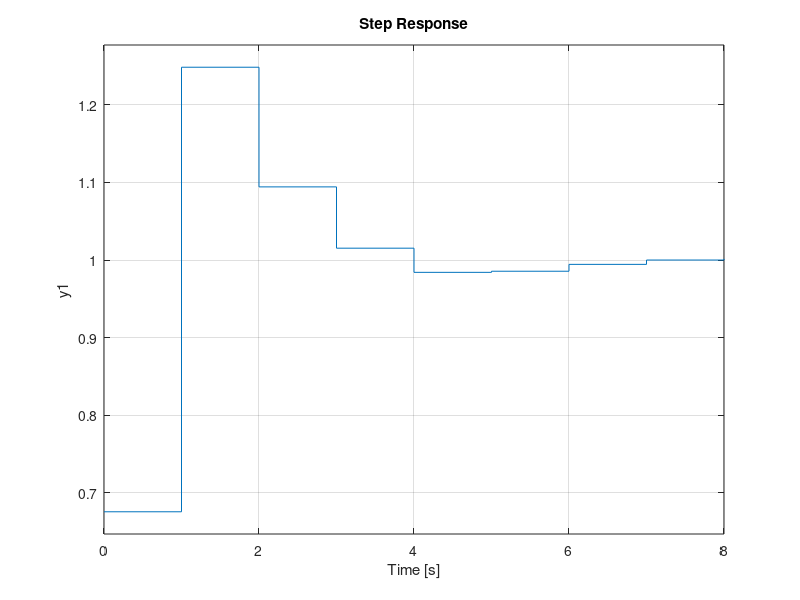

Reproduce this figure in MATLAB.
function q25_discussion()
  pkg load control;
  pkg load signal;
  K =  5;
  Td =  3 / 5;
  Ti =  5 / 3;
  
  plant = tf([0 0 1], [1 1 0]);
  s = tf('s');
  controller = K * (1 + Td * s + 1/(Ti * s));
  sys = feedback(controller * plant);
  
  #sampling_arr = [1, .1, .01];
  #for i = 1:3
  #  T = sampling_arr(i)
  #  tustin = c2d(sys, T, 'tustin')
  #  mpz = c2d(sys, T, 'mpz')
  #endfor
  
  step(c2d(sys, 1, 'tustin'))
endfunction